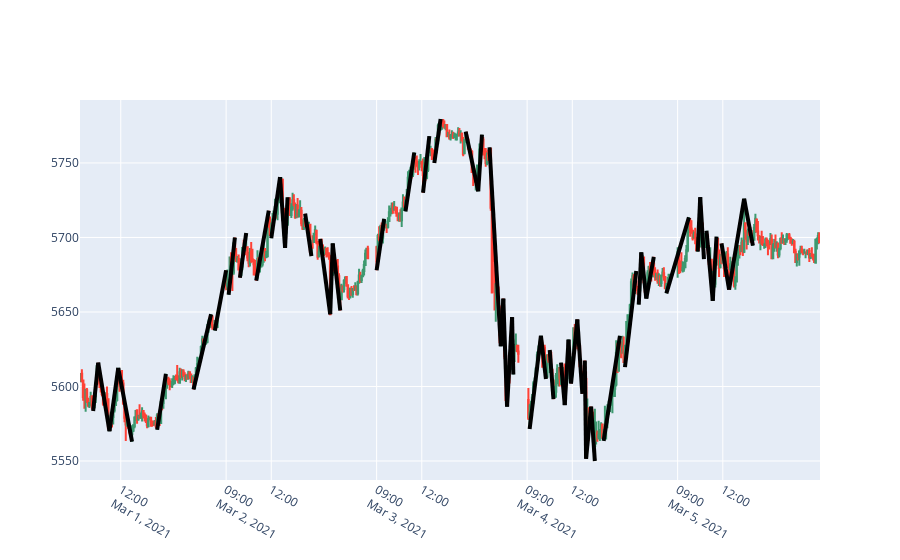

This figure's notebook cell:
### Code cell
fig = go.Figure(data=[go.Candlestick(x=data['time'],
                open=data['open'],
                high=data['high'],
                low=data['low'],
                close=data['close'])])
bigger_legs = list(bigger_legs)

for idx in range(len(bigger_legs)):
    fig.add_shape(type="line",
        x0=data.loc[bigger_legs[idx][0]]['time'],
        y0=data.loc[bigger_legs[idx][0]]['zz'],
        x1=data.loc[bigger_legs[idx][1]]['time'],
        y1=data.loc[bigger_legs[idx][1]]['zz'],
        line=dict(color="black",width=4)
    )


fig.update_xaxes(
    rangebreaks=[
        dict(bounds=["sat", "mon"]), #hide weekends
        dict(bounds=[19, 9], pattern="hour"), #hide hours outside of 9am-6pm
    ]
)

fig.update_layout(xaxis_rangeslider_visible=False)

fig.show()

### Figure 1 — Plotly figure (JSON) as saved in the notebook; plotly's stock layout.template omitted (floating-point values rounded to 4 significant figures; data arrays with more than 128 entries replaced by an {"elided": "..."} marker saying what was removed)
{"data": [{"close": {"elided": "564 float values"}, "high": {"elided": "564 float values"}, "low": {"elided": "564 float values"}, "open": {"elided": "564 float values"}, "type": "candlestick", "x": {"elided": "564 str values"}}], "layout": {"shapes": [{"line": {"color": "black", "width": 4}, "type": "line", "x0": "2021-03-01T10:10:00", "x1": "2021-03-01T10:30:00", "y0": 5584.0, "y1": 5616}, {"line": {"color": "black", "width": 4}, "type": "line", "x0": "2021-03-01T11:15:00", "x1": "2021-03-01T10:30:00", "y0": 5570, "y1": 5616}, {"line": {"color": "black", "width": 4}, "type": "line", "x0": "2021-03-01T11:15:00", "x1": "2021-03-01T11:50:00", "y0": 5570, "y1": 5612.0}, {"line": {"color": "black", "width": 4}, "type": "line", "x0": "2021-03-01T12:45:00", "x1": "2021-03-01T11:50:00", "y0": 5563, "y1": 5612.0}, {"line": {"color": "black", "width": 4}, "type": "line", "x0": "2021-03-01T14:25:00", "x1": "2021-03-01T15:00:00", "y0": 5571, "y1": 5608.0}, {"line": {"color": "black", "width": 4}, "type": "line", "x0": "2021-03-01T16:50:00", "x1": "2021-03-01T18:00:00", "y0": 5598, "y1": 5648.0}, {"line": {"color": "black", "width": 4}, "type": "line", "x0": "2021-03-01T18:15:00", "x1": "2021-03-02T09:00:00", "y0": 5638.0, "y1": 5678}, {"line": {"color": "black", "width": 4}, "type": "line", "x0": "2021-03-02T09:10:00", "x1": "2021-03-02T09:35:00", "y0": 5662.0, "y1": 5700}, {"line": {"color": "black", "width": 4}, "type": "line", "x0": "2021-03-02T09:55:00", "x1": "2021-03-02T10:20:00", "y0": 5673, "y1": 5703}, {"line": {"color": "black", "width": 4}, "type": "line", "x0": "2021-03-02T11:00:00", "x1": "2021-03-02T11:50:00", "y0": 5671, "y1": 5718}, {"line": {"color": "black", "width": 4}, "type": "line", "x0": "2021-03-02T12:00:00", "x1": "2021-03-02T12:35:00", "y0": 5700.0, "y1": 5740.0}, {"line": {"color": "black", "width": 4}, "type": "line", "x0": "2021-03-02T12:55:00", "x1": "2021-03-02T12:35:00", "y0": 5693, "y1": 5740.0}, {"line": {"color": "black", "width": 4}, "type": "line", "x0": "2021-03-02T12:55:00", "x1": "2021-03-02T13:05:00", "y0": 5693, "y1": 5727}, {"line": {"color": "black", "width": 4}, "type": "line", "x0": "2021-03-02T14:40:00", "x1": "2021-03-02T14:15:00", "y0": 5688.0, "y1": 5716}, {"line": {"color": "black", "width": 4}, "type": "line", "x0": "2021-03-02T15:55:00", "x1": "2021-03-02T15:15:00", "y0": 5648.0, "y1": 5699}, {"line": {"color": "black", "width": 4}, "type": "line", "x0": "2021-03-02T15:55:00", "x1": "2021-03-02T16:05:00", "y0": 5648.0, "y1": 5696}, {"line": {"color": "black", "width": 4}, "type": "line", "x0": "2021-03-02T16:35:00", "x1": "2021-03-02T16:05:00", "y0": 5651, "y1": 5696}, {"line": {"color": "black", "width": 4}, "type": "line", "x0": "2021-03-03T09:00:00", "x1": "2021-03-03T09:30:00", "y0": 5678, "y1": 5712.0}, {"line": {"color": "black", "width": 4}, "type": "line", "x0": "2021-03-03T10:55:00", "x1": "2021-03-03T11:30:00", "y0": 5718.0, "y1": 5757}, {"line": {"color": "black", "width": 4}, "type": "line", "x0": "2021-03-03T12:05:00", "x1": "2021-03-03T12:30:00", "y0": 5730, "y1": 5768}, {"line": {"color": "black", "width": 4}, "type": "line", "x0": "2021-03-03T12:50:00", "x1": "2021-03-03T13:15:00", "y0": 5750, "y1": 5780.0}, {"line": {"color": "black", "width": 4}, "type": "line", "x0": "2021-03-03T15:45:00", "x1": "2021-03-03T14:55:00", "y0": 5731, "y1": 5771}, {"line": {"color": "black", "width": 4}, "type": "line", "x0": "2021-03-03T15:45:00", "x1": "2021-03-03T16:00:00", "y0": 5731, "y1": 5769}, {"line": {"color": "black", "width": 4}, "type": "line", "x0": "2021-03-03T17:15:00", "x1": "2021-03-03T16:30:00", "y0": 5627, "y1": 5760.0}, {"line": {"color": "black", "width": 4}, "type": "line", "x0": "2021-03-03T17:15:00", "x1": "2021-03-03T17:25:00", "y0": 5627, "y1": 5659}, {"line": {"color": "black", "width": 4}, "type": "line", "x0": "2021-03-03T17:40:00", "x1": "2021-03-03T17:25:00", "y0": 5586.0, "y1": 5659}, {"line": {"color": "black", "width": 4}, "type": "line", "x0": "2021-03-03T17:40:00", "x1": "2021-03-03T18:00:00", "y0": 5586.0, "y1": 5646.0}, {"line": {"color": "black", "width": 4}, "type": "line", "x0": "2021-03-03T18:05:00", "x1": "2021-03-03T18:00:00", "y0": 5608, "y1": 5646.0}, {"line": {"color": "black", "width": 4}, "type": "line", "x0": "2021-03-04T09:10:00", "x1": "2021-03-04T09:55:00", "y0": 5572.0, "y1": 5634}, {"line": {"color": "black", "width": 4}, "type": "line", "x0": "2021-03-04T10:15:00", "x1": "2021-03-04T09:55:00", "y0": 5605, "y1": 5634}, {"line": {"color": "black", "width": 4}, "type": "line", "x0": "2021-03-04T10:45:00", "x1": "2021-03-04T10:30:00", "y0": 5592.0, "y1": 5624.0}, {"line": {"color": "black", "width": 4}, "type": "line", "x0": "2021-03-04T11:30:00", "x1": "2021-03-04T11:15:00", "y0": 5588.0, "y1": 5616}, {"line": {"color": "black", "width": 4}, "type": "line", "x0": "2021-03-04T11:30:00", "x1": "2021-03-04T11:45:00", "y0": 5588.0, "y1": 5632.0}, {"line": {"color": "black", "width": 4}, "type": "line", "x0": "2021-03-04T11:55:00", "x1": "2021-03-04T11:45:00", "y0": 5602, "y1": 5632.0}, {"line": {"color": "black", "width": 4}, "type": "line", "x0": "2021-03-04T11:55:00", "x1": "2021-03-04T12:20:00", "y0": 5602, "y1": 5645}, {"line": {"color": "black", "width": 4}, "type": "line", "x0": "2021-03-04T12:40:00", "x1": "2021-03-04T12:20:00", "y0": 5595, "y1": 5645}, {"line": {"color": "black", "width": 4}, "type": "line", "x0": "2021-03-04T12:55:00", "x1": "2021-03-04T12:50:00", "y0": 5552.0, "y1": 5618.0}, {"line": {"color": "black", "width": 4}, "type": "line", "x0": "2021-03-04T12:55:00", "x1": "2021-03-04T13:15:00", "y0": 5552.0, "y1": 5586.0}, {"line": {"color": "black", "width": 4}, "type": "line", "x0": "2021-03-04T13:30:00", "x1": "2021-03-04T13:15:00", "y0": 5550, "y1": 5586.0}, {"line": {"color": "black", "width": 4}, "type": "line", "x0": "2021-03-04T14:05:00", "x1": "2021-03-04T15:10:00", "y0": 5564.0, "y1": 5634}, {"line": {"color": "black", "width": 4}, "type": "line", "x0": "2021-03-04T15:30:00", "x1": "2021-03-04T16:15:00", "y0": 5613, "y1": 5678.0}, {"line": {"color": "black", "width": 4}, "type": "line", "x0": "2021-03-04T16:25:00", "x1": "2021-03-04T16:35:00", "y0": 5655, "y1": 5690}, {"line": {"color": "black", "width": 4}, "type": "line", "x0": "2021-03-04T16:55:00", "x1": "2021-03-04T16:35:00", "y0": 5659, "y1": 5690}, {"line": {"color": "black", "width": 4}, "type": "line", "x0": "2021-03-04T16:55:00", "x1": "2021-03-04T17:25:00", "y0": 5659, "y1": 5687}, {"line": {"color": "black", "width": 4}, "type": "line", "x0": "2021-03-04T18:15:00", "x1": "2021-03-05T09:45:00", "y0": 5662.0, "y1": 5714.0}, {"line": {"color": "black", "width": 4}, "type": "line", "x0": "2021-03-05T10:20:00", "x1": "2021-03-05T10:30:00", "y0": 5690.0, "y1": 5727}, {"line": {"color": "black", "width": 4}, "type": "line", "x0": "2021-03-05T10:45:00", "x1": "2021-03-05T10:30:00", "y0": 5686.0, "y1": 5727}, {"line": {"color": "black", "width": 4}, "type": "line", "x0": "2021-03-05T11:20:00", "x1": "2021-03-05T10:55:00", "y0": 5658.0, "y1": 5704.0}, {"line": {"color": "black", "width": 4}, "type": "line", "x0": "2021-03-05T11:20:00", "x1": "2021-03-05T11:35:00", "y0": 5658.0, "y1": 5700.0}, {"line": {"color": "black", "width": 4}, "type": "line", "x0": "2021-03-05T12:25:00", "x1": "2021-03-05T11:55:00", "y0": 5665, "y1": 5696}, {"line": {"color": "black", "width": 4}, "type": "line", "x0": "2021-03-05T12:25:00", "x1": "2021-03-05T13:25:00", "y0": 5665, "y1": 5726}, {"line": {"color": "black", "width": 4}, "type": "line", "x0": "2021-03-05T14:00:00", "x1": "2021-03-05T13:25:00", "y0": 5694.0, "y1": 5726}], "xaxis": {"rangebreaks": [{"bounds": ["sat", "mon"]}, {"bounds": [19, 9], "pattern": "hour"}], "rangeslider": {"visible": false}}}}
